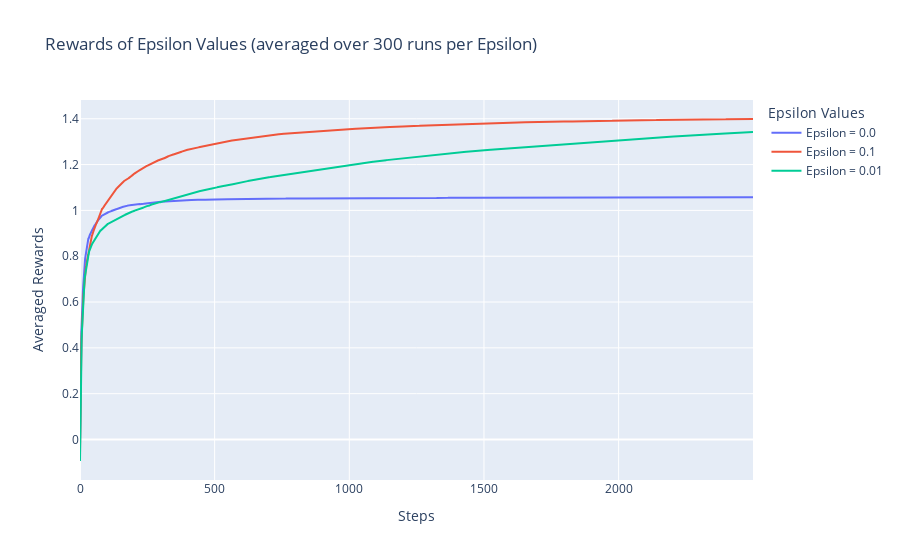

The notebook cell this image was saved under:
### Code cell
def plot_rewards(rewards, epsilons):
    steps = jnp.arange(rewards.shape[0])
    rewards_mean_df = pd.DataFrame({i:jnp.mean(rewards[:, i, :], axis=1).cumsum()/(steps+1) for i in range(len(epsilons))})
    rewards_std_df = pd.DataFrame({i:jnp.std(rewards[:,i,:], axis=1) for i in range(len(epsilons))})
    rewards_mean_df.columns = epsilons
    rewards_std_df.columns = epsilons

    fig = go.Figure()

    for idx, i in enumerate(rewards_mean_df.columns):
        fig.add_trace(go.Scatter(x=steps, y=rewards_mean_df[i], mode='lines', name=f"Epsilon = {str(epsilons[idx])}"))
        # fig.add_trace(go.Scatter(x=steps, y=rewards_mean_df[i]+rewards_std_df[i], name="Mean +- std", mode='lines', line=dict(width=0)))
        # fig.add_trace(go.Scatter(x=steps, y=rewards_mean_df[i]-rewards_std_df[i], mode='lines', line=dict(width=0), fill='tonexty', showlegend=False))
    fig.update_xaxes(title_text="Steps")
    fig.update_yaxes(title_text="Averaged Rewards")
    fig.update_layout(title_text=f"Rewards of Epsilon Values (averaged over {N_RUNS} runs per Epsilon)", legend_title_text="Epsilon Values")

    return fig

plot_rewards(rewards, jnp.asarray(EPSILONS))

### Figure 1 — Plotly figure (JSON) as saved in the notebook; plotly's stock layout.template omitted (floating-point values rounded to 4 significant figures; data arrays with more than 128 entries replaced by an {"elided": "..."} marker saying what was removed)
{"data": [{"mode": "lines", "name": "Epsilon = 0.0", "type": "scatter", "x": {"elided": "2500 int values"}, "y": {"elided": "2500 float values"}}, {"mode": "lines", "name": "Epsilon = 0.1", "type": "scatter", "x": {"elided": "2500 int values"}, "y": {"elided": "2500 float values"}}, {"mode": "lines", "name": "Epsilon = 0.01", "type": "scatter", "x": {"elided": "2500 int values"}, "y": {"elided": "2500 float values"}}], "layout": {"legend": {"title": {"text": "Epsilon Values"}}, "title": {"text": "Rewards of Epsilon Values (averaged over 300 runs per Epsilon)"}, "xaxis": {"title": {"text": "Steps"}}, "yaxis": {"title": {"text": "Averaged Rewards"}}}}
